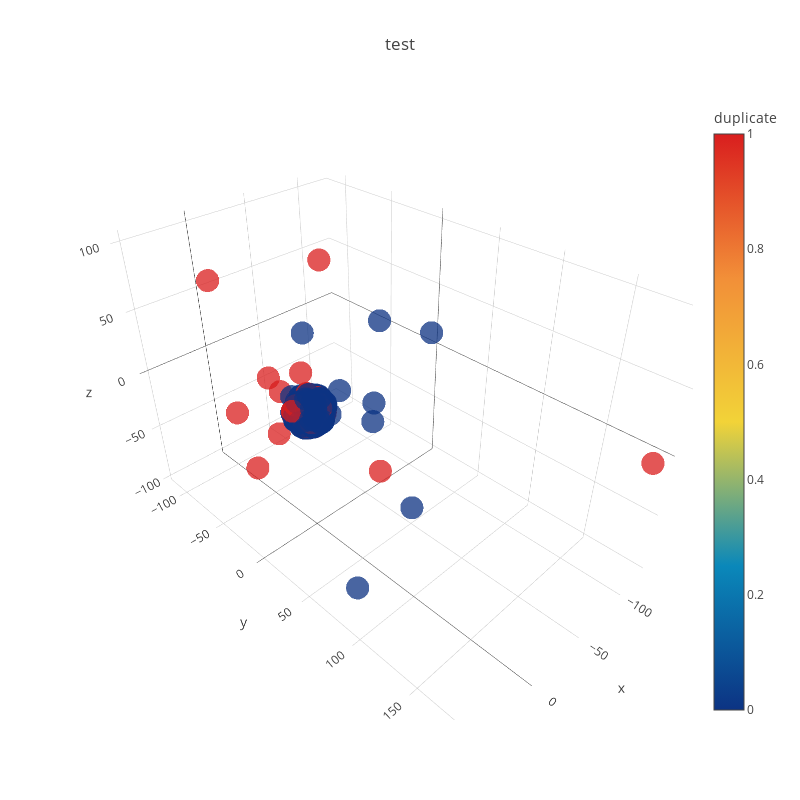

The code cell stored with this chart in its notebook:
### Code cell
trace1 = go.Scatter3d(
    x=tsne[:,0],
    y=tsne[:,1],
    z=tsne[:,2],
    mode='markers',
    marker=dict(
        sizemode='diameter',
        color = dfs['is_duplicate'].values,
        colorscale = 'Portland',
        colorbar = dict(title = 'duplicate'),
        line=dict(color='rgb(255, 255, 255)'),
        opacity=0.75
    )
)

data=[trace1]
layout=dict(height=800, width=800, title='test')
fig=dict(data=data, layout=layout)
py.iplot(fig, filename='3DBubble')

### Figure 1 — Plotly figure (JSON) as saved in the notebook; plotly's stock layout.template omitted (floating-point values rounded to 4 significant figures; data arrays with more than 128 entries replaced by an {"elided": "..."} marker saying what was removed)
{"data": [{"marker": {"color": {"elided": "2500 int values"}, "colorbar": {"title": "duplicate"}, "colorscale": "Portland", "line": {"color": "rgb(255, 255, 255)"}, "opacity": 0.75, "sizemode": "diameter"}, "mode": "markers", "type": "scatter3d", "x": {"elided": "2500 float values"}, "y": {"elided": "2500 float values"}, "z": {"elided": "2500 float values"}}], "layout": {"height": 800, "title": "test", "width": 800}}
